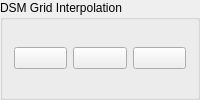
      <widget class="QGroupBox" name="groupBox_12">
       <property name="title">
        <string>DSM Grid Interpolation</string>
       </property>
       <layout class="QGridLayout" name="gridLayout_18">
        <item row="0" column="0">
         <widget class="QPushButton" name="interButton">
          <property name="toolTip">
           <string>Interpolate DSM to grid</string>
          </property>
          <property name="text">
           <string/>
          </property>
          <property name="icon">
           <iconset resource="../resource/resource.qrc">
            <normaloff>:/icon/match.png</normaloff>:/icon/match.png</iconset>
          </property>
          <property name="iconSize">
           <size>
            <width>30</width>
            <height>30</height>
           </size>
          </property>
         </widget>
        </item>
        <item row="0" column="1">
         <widget class="QPushButton" name="saveButton">
          <property name="toolTip">
           <string>Save DSM Grid</string>
          </property>
          <property name="text">
           <string/>
          </property>
          <property name="icon">
           <iconset resource="../resource/resource.qrc">
            <normaloff>:/icon/disquette.png</normaloff>:/icon/disquette.png</iconset>
          </property>
          <property name="iconSize">
           <size>
            <width>30</width>
            <height>30</height>
           </size>
          </property>
         </widget>
        </item>
        <item row="0" column="2">
         <widget class="QPushButton" name="loadButton2">
          <property name="toolTip">
           <string>Load DSM Grid</string>
          </property>
          <property name="text">
           <string/>
          </property>
          <property name="icon">
           <iconset resource="../resource/resource.qrc">
            <normaloff>:/icon/fileopen.png</normaloff>:/icon/fileopen.png</iconset>
          </property>
          <property name="iconSize">
           <size>
            <width>30</width>
            <height>30</height>
           </size>
          </property>
         </widget>
        </item>
       </layout>
      </widget>
